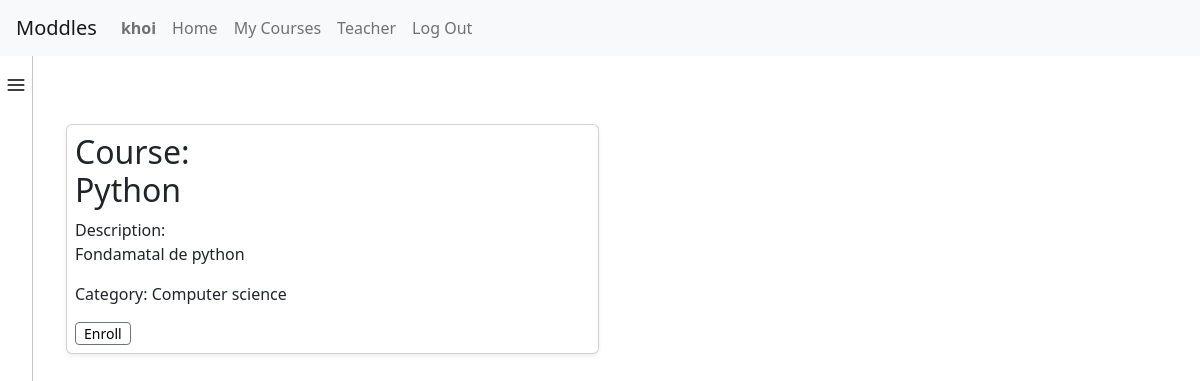
/mycourse (signed in), run on the app's committed database.
### final_project/models.py (models this page shows, shortened)
class User(AbstractUser):
    full_name = models.CharField(max_length=255)
    ROLE_CHOICES = [
         ('student', 'Student'),
         ('teacher', 'Teacher')
    ]
    role = models.CharField(max_length=10, choices=ROLE_CHOICES)
    def is_teacher(self):
         return self.role == 'teacher'
    def is_student(self):
         return self.role == 'student'

class Course(models.Model):
    description = models.TextField()
    title = models.CharField(max_length=100)
    category = models.CharField(max_length=1000)
    owner = models.ForeignKey(User, on_delete=models.CASCADE, related_name='courses_created', limit_choices_to={'role': 'teacher'})
    students = models.ManyToManyField(User, limit_choices_to={'role': 'student'}, related_name="courses_enrolled", blank=True)

### final_project/decorators.py (the view)
    def wrapper(request, *args, **kwargs):
        if not request.user.is_authenticated or not request.user.is_student():
            return HttpResponseForbidden("Not allow to access for teacher")
        return view_func(request, *args, **kwargs)

### final_project/views.py (called while the page is built)
@student_required
def my_course(request):
    courses = Course.objects.filter(students=request.user)
    return render(request, 'project/index.html', {
        'courses': courses
    })

### final_project/templates/project/index.html (shortened to what this page needs)
{% extends "project/layout.html" %}
{% block body %}
    <div class="container">
        <div class="row row-cols-1 row-cols-md-2 g-4 py-5">
            {% for course in courses %}
            <div class="col px-3">
                <div class="card shadow-sm p-2">
                    <h3 class="fs-2"> Course: <br>{{ course.title }}</h3>
                    <p>Description: <br>{{ course.description }}</p>
                    <p>Category: {{ course.category }}</p>
                    <div class="d-flex justify-content-between align-items-center">
                        <div class="btn-group">
                          <button type="button" class="btn btn-sm btn-outline-secondary">
                            {% if request.user.is_teacher %}
                            <a href="{% url 'course_detail' course.id %}">View</a>
                            {% else %}
                            <a href="{% url 'enroll_course' course.id %}">Enroll</a>
                            {% endif %}
                          </button>
                        </div>
                      </div>
                </div>
            </div>
            {% endfor %}
        </div>
    </div>
{%endblock %}

### final_project/templates/project/layout.html (shortened to what this page needs)
{% load static %}
<!DOCTYPE html>
<html lang="en">
    <head>
        <link href="https://cdn.jsdelivr.net/npm/select2@4.1.0-rc.0/dist/css/select2.min.css" rel="stylesheet" />
        <link href="https://cdn.jsdelivr.net/npm/bootstrap@5.2.3/dist/css/bootstrap.min.css" rel="stylesheet">
        <link href="{% static 'project/styles.css' %}" rel="stylesheet" />
    </head>
    <body>
        <nav id="navbar" class="navbar navbar-expand navbar-light bg-light px-3">
          <a class="navbar-brand" href="{% url 'index' %}">Moddles</a>
          <div>
            <ul class="navbar-nav mr-auto">
              {% if user.is_authenticated %}
              <li class="nav-item">
                <a class="nav-link" href="#">
                  <strong>{{ request.user.username }}</strong>
                </a>
              </li>
              <li class="nav-item">
                <a id="index" class="nav-link" href="{% url 'index' %}">Home</a>
              </li>
              {% if request.user.role == "student" %}
                <li class="nav-item">
                  <a id="course" class="nav-link" href="{% url 'my_course' %}">My Courses</a>
                </li>
                <li class="nav-item">
                  <a id="course" class="nav-link" href="{% url 'people' %}">Teacher</a>
                </li>
              {% endif %}
              <li class="nav-item">
                <a class="nav-link" href="{% url 'logout' %}">Log Out</a>
              </li>
              {% endif %}
            </ul>
          </div>
        </nav>
        <div class="d-flex" id="main-body" style="position: relative;">
          <div class="d-flex flex-column flex-shrink-0 p-3 bg-body-tertiary collapsed" id="sidebar" style="width: 280px; border-right: 1px solid rgb(199, 200, 201)">
            <div class="mb-3 d-flex justify-content-center">
              <button class="btn btn-sm " type="button" id="menu-toggle">
                <svg xmlns="http://www.w3.org/2000/svg" x="0px" y="0px" width="20" height="20" viewBox="0 0 24 24">
                  <path d="M 2 5 L 2 7 L 22 7 L 22 5 L 2 5 z M 2 11 L 2 13 L 22 13 L 22 11 L 2 11 z M 2 17 L 2 19 L 22 19 L 22 17 L 2 17 z"></path>
                </svg>
              </button>
            </div>
          </div>
          <div class="body flex-grow-1">{% block body %} {% endblock %}</div>
        </div>
      </body>
</html>

### final_project/static/project/styles.css (style rules this page uses)
.btn a { color: black; text-decoration: none; }
.answer-container.btn-group-sm>.btn, .btn-sm { --bs-btn-padding-y: 0; }
#sidebar { position: fixed; top: 56px; bottom: 0; left: 0; z-index: 1000; overflow-y: auto; transition: width 0.3s ease; }
#sidebar.collapsed { width: 30px !important; min-width: 30px; padding: 0; border-right: none; overflow: hidden; }
.body.flex-grow-1 { margin-left: 280px; padding: 20px; transition: margin-left 0.3s ease; }
#sidebar.collapsed + .body.flex-grow-1 { margin-left: 30px; }
#navbar { position: sticky; top: 0; z-index: 100; }

### data on the page
User: user.username "khoi"
Course: title "Python", description "Fondamatal de python", category "Computer science"
